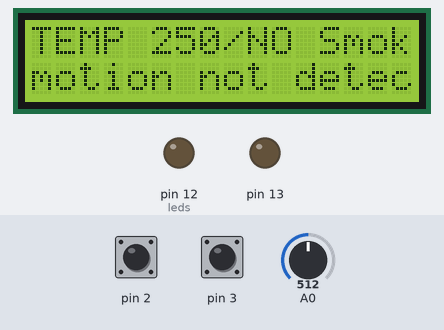
The sketch below on a simulated Arduino Uno, built with avr-gcc and run on an emulated ATmega328P. Shown: 16×2 character LCD, output pins drawn as LEDs (lit = HIGH). Inputs (shaded band) come from the test bench; at power-on: pin 2 HIGH, pin 3 HIGH, A0 = 512. The modem accepts every AT command (registered, SIM ready, sends succeed) and sends nothing else.

Above: at 17.1 s.
17.2 s: pin 2 pulled LOW for 0.15 s
At 19.4 s:
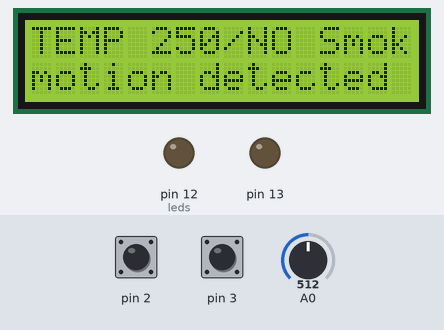
20.3 s: pin 3 pulled LOW for 3.2 s
At 22.5 s:
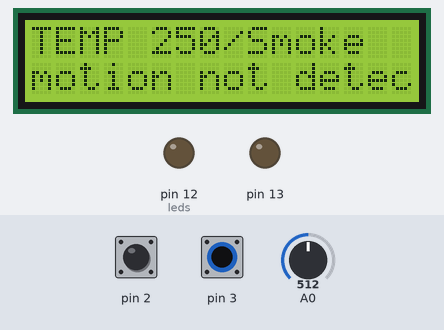
25.5 s: A0 set to 716
At 28.4 s:
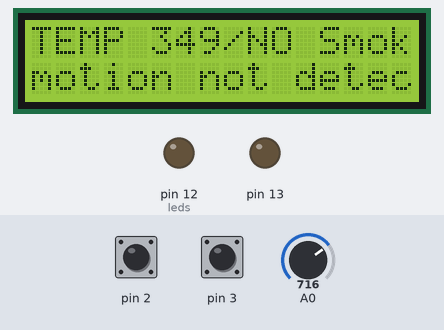
28.5 s: pin 2 pulled LOW for 1 s
At 31.0 s:
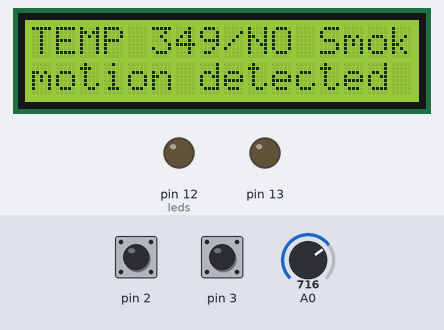
32.5 s: A0 set to 900
35.5 s: pin 3 pulled LOW for 1 s
At 36.7 s:
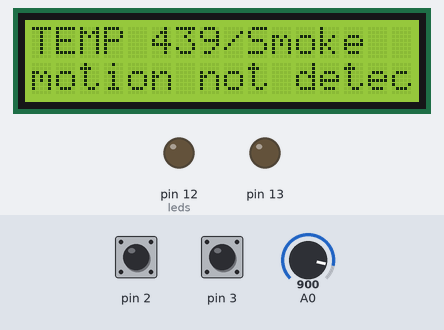
Timing chart, 0 to 38.5 s (numbered marks = the images above; inputs shaded):
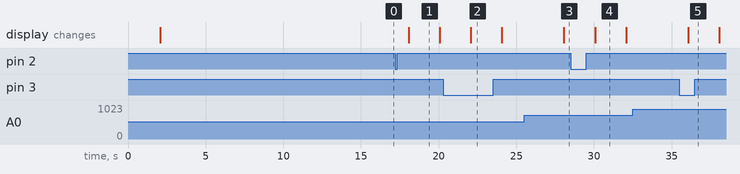

Measured:
- after the input at 17.2 s, the display: changes after 0.87 s (image 1)
- after the input at 20.3 s, the display: changes after 1.8 s (image 2)
- after the input at 25.5 s, the display: changes after 2.6 s (image 3)
- after the input at 28.5 s, the display: changes after 1.6 s (image 4)
- after the input at 32.5 s, every drawn part: stays the same
- after the input at 35.5 s, the display: changes after 0.57 s (image 5)
- what the display in image 1 shows lasts 2.0 s, from 18.1 s to 20.1 s

The sketch:

Embedded_Systems_Project.ino
```cpp
#include <LiquidCrystal.h>
#include <avr/io.h>
#include <avr/interrupt.h>
#include <SoftwareSerial.h>
#define buad 115200
SoftwareSerial ESP01(11, 10);
bool TempFlagWebPage = false;
char* LCD_INFO_PIR;
char* LCD_INFO_Smoke;
bool PIR_Flag_Detection = false;
bool Smoke_Flag_Detecton = false;
LiquidCrystal lcd(8, 9, 4, 5, 6, 7); // Initialize the library with the numbers of the interface pins


// IMPORTANT : ATMEGA328p has frequency of 16MHz resulting in clock period = 0.0625µs


void Timer0_Delay1ms() {
  //you cannot configure CTC mode using only TCCR0B because it does not contain WGM01 so we need TCCR0A.
  TCCR0A |= (1 << WGM01);  // CTC mode
  TCCR0B |= 0x03;          //64 prescale
  // 16/64 = 0.25 and 1/0.25 = 4µs and the delay is  1ms so OCR0A should contain value of ( 1 * 10^3 / 4 ) = 250 clocks
  OCR0A = 250; //count from 0 -> 250
  while ((TIFR0 & (1 << OCF0A)) == 0);
  TCCR0B = 0; //(reset control register to no clock source)
  TIFR0 = (1 << OCF0A); //timer has overflowed (compare match occured)
}

bool Timer0_Delay_ms(int ms) {
  for (int i = 0; i < ms; i++) {
    Timer0_Delay1ms();
  }
  return true;
}


void Timer1_Init_Interrupt() {
  //Set up Timer 1 to generate an interrupt every 2 seconds
  cli();       // Disable interrupt
  TCCR1A = 0;  // (reset everything "normal mode")
  TCCR1B = 0;  //(reset everyting "no clock")
  // 16/1024 = 0.015625 and 1/0.015625 = 64 and the delay is 2s so ( 2 * 10^6 / 64) = 31250 = 0x7A12 clocks
  OCR1AH = 0x7A;
  OCR1AL = 0x12;
  TCCR1B |= (1 << WGM12);               // Set Timer 1 to CTC mode
  TCCR1B |= (1 << CS12) | (1 << CS10);  // Set Timer 1 prescaler to 1024
  TIMSK1 |= (1 << OCIE1A);              // Enable Timer 1 interrupt (TIMSK1 used because it is not a external interrupt and also here OCIE1A instead of TOIE1 because of CTC mode)
  sei();                                // Enable interrupts
}

ISR(TIMER1_COMPA_vect)  // when the timer overflows and the compare match occurs do -> ...
{
  // the timer is overflowed every two seconds so the readings will be printed on the LCD every 2's
  LCD_Output(PIR_READ_LCD(), Analog_Read(0), Smoke_READ_LCD()); // (print on the LCD the read of the motion sensor, temperature sensor and smoke sensor)
  PIR_Flag_Detection = false; // reset motion sensor flag to no motion
}


char* PIR_READ_LCD() {
  if (PIR_Flag_Detection) {
    LCD_INFO_PIR = "motion detected";
  } else {
    LCD_INFO_PIR = "motion not detected";
  }
  return LCD_INFO_PIR;
}

char* Smoke_READ_LCD() {
  if (Smoke_Flag_Detecton) {
    LCD_INFO_Smoke = "Smoke";
  } else {
    LCD_INFO_Smoke = "NO Smoke";
  }
  return LCD_INFO_Smoke;
}

ISR(INT0_vect) {
  PIR_Flag_Detection = true; //INT0 is used to make interrupts using external hardware so when there is any motion the interrupt will happen and the flag will be set to true
}
ISR(INT1_vect) {
  if (Smoke_Flag_Detecton) {
    Smoke_Flag_Detecton = false;
    EICRA |= (1 << ISC11);  //Falling Edge Trigger
    EICRA &= 0xFB;          //Clear ISC10 (Setting ISC10 to 0)
  } else {
    Smoke_Flag_Detecton = true;
    EICRA |= (1 << ISC11) | (1 << ISC10); //Rising Edge Trigger
  }
}

int Analog_Read(uint8_t pin_num) {
  // FOR TEMPERATURE SENSOR
  ADMUX |= (1 << REFS0); //Vref is same as VCC
  ADCSRA |= (1 << ADPS2) | (1 << ADPS1) | (1 << ADPS0) | (1 << ADEN); //enable ADC and adjust clock Division Factor/128 to improve accuracy and improve conversion stability
  ADMUX |= pin_num; //choosing channel based on the pin_num
  ADCSRA |= (1 << ADSC); //start conversion
  while (ADCSRA & (1 << ADIF) == 0); //wait for conversion to finish
  float data = ADC;  // ADCH:ADCL
  //To convert this digital value back to voltage, you need to scale it based on the reference voltage (Vref) and the resolution of the ADC.
  data = (data * 5000 / 1024) / 10; //5000 is the Vref in mv and 1024 is the number of steps(2^10) and 10 mv is the production of the sensor for each degree of temperature
  //converts the raw ADC value (data) obtained from the temperature sensor into a temperature value
  return (int)data;
}

void INT0_PIR_init(void) {
  // Configure PD2 (INT0 pin) as input with pull-up resistor enabled
  DDRD &= ~(1 << PD2); //putting zero for the pin (zero -> input , one -> output)
  PORTD |= (1 << PD2); //Pull-Up (putting 1 for the pin to use the the internal pull up resistor)
  //AVR microcontrollers, including the ATmega series, typically have internal pull-up resistors that can be enabled via software
  //To enable the internal pull-up resistors on the ATmega microcontroller, you need to configure the corresponding pin as an input and then set the pin's corresponding bit in the PORT register to high
  EICRA |= (1 << ISC01) | (1 << ISC00);   //Configure INT0 to trigger on rising edge (like MCUCR register in lecture)
  EIMSK |= (1 << INT0);  //Enable INT0 interrupt
}

void INT1_Smoke_init(void) {
  // Configure PD3 (INT1 pin) as input with pull-up resistor enabled
  DDRD &= ~(1 << PD3); //putting zero for the pin (zero -> input , one -> output)
  PORTD |= (1 << PD3); //Pull-Up (putting 1 for the pin to use the the internal pull up resistor)
  EICRA |= (1 << ISC11);  //Configure INT1 to trigger on falling edge
  EIMSK |= (1 << INT1);  //Enable INT1 interrupt
}

void LCD_Output(char* pir, int dergree, char* smoke) {
  lcd.begin(16, 2);
  //Initializes the LCD with 16 columns and 2 rows
  lcd.setCursor(0, 0);
  lcd.print("TEMP");
  //Sets the cursor to the first column of the first row (0,0) and prints the string "TEMP".
  lcd.setCursor(5, 0);
  lcd.print(dergree);
  //Sets the cursor to the sixth column of the first row (5,0) and prints the temperature value dergree
  lcd.setCursor(8, 0);
  lcd.print("/");
  //Sets the cursor to the ninth column of the first row (8,0) and prints a "/".
  lcd.setCursor(9, 0);
  //Sets the cursor to the tenth column of the first row (9,0).
  for (int i = 0; i < strlen(smoke); i++) {
    //iterate through each character and print it
    lcd.print(smoke[i]);
  }
  lcd.setCursor(0, 1);
  for (int i = 0; i < strlen(pir); i++) {
    //iterate through each character and print it
    lcd.print(pir[i]);
  }
}

String SendComandESP(String command, int times) {
  bool time = false;
  String response = "";
  //print -> bb3t lel ESP
  ESP01.print(command); //Sends the command to the ESP module via the ESP01 object
  while (!time) { //until time becomes true, loop
    while (ESP01.available()) { //Enters a nested loop that continues as long as there are bytes available to read from the ESP module.
      //read -> b2ra menha
      char c = ESP01.read();
      response += c; //Reads each available character from the ESP module and appends it to the response string
    }
    //Serial.print(response);
    time = Timer0_Delay_ms(times);
  }
  return response;
}

void StartESP() {
  // SendComandESP("AT+RST\r\n",1000); //restart
  //SendComandESP("AT+RESTORE\r\n",10000); //reset settings
  SendComandESP("AT+UART_CUR=115200,8,1,0,0\r\n", 1000); //Purpose: Configuring the UART communication parameters such as baud rate, data bits, stop bits, etc.
  SendComandESP("AT+CWJAP=\"Mohamed1&\",\"Medo omega 6767$$\"\r\n", 5000); //Purpose: Establishing a connection to the specified Wi-Fi network.
  SendComandESP("AT+CWMODE=1\r\n", 2000); //Purpose: Setting the mode of the ESP module to operate as a Wi-Fi client (station) rather than an access point.
  SendComandESP("AT+CIFSR\r\n", 2000); //Purpose: Obtaining the IP address assigned to the ESP module after it has connected to the Wi-Fi network.
  SendComandESP("AT+CIPMUX=1\r\n", 2000); //Purpose: Configuring the ESP module to allow multiple TCP connections simultaneously.
  SendComandESP("AT+CIPSERVER=1,80\r\n", 2000); // Setting up the ESP module to listen for incoming TCP connections on port 80, typically used for HTTP communication.
}

void Wifi_Send() {
  if (ESP01.available()) {
    //This line searches for the occurrence of the "+IPD," string in the incoming data. This string indicates the start of incoming data over the network connection.
    if (ESP01.find("+IPD,")) {
      Timer0_Delay_ms(500);
      ESP01.read(); //-48 converts the ASCII character representing the connection ID to its numeric value.
      int connectionId = ESP01.read() - 48;
      // Read the request
      String request = "";
      while (ESP01.available()) {
        char c = ESP01.read();
        request += c;
        //The request is typically an HTTP GET request sent by a client, containing instructions or commands.
      }
      Serial.println(request);
      // Check if the request is for LED control
      if (request.indexOf("led1_on") != -1) {
        PORTB |= (1 << PC1);
      } else if (request.indexOf("led1_off") != -1) {
        PORTB &= ~(1 << PC1);
      } else if (request.indexOf("led2_on") != -1) {
        PORTB |= (1 << PB5);
      } else if (request.indexOf("led2_off") != -1) {
        PORTB &= ~(1 << PB5);
      }
      if (Analog_Read(0) > 30) {
        TempFlagWebPage = true;
      } else {
        TempFlagWebPage = false;
      }
      String response = "HTTP/1.1 200 OK\r\n";
      response += "Content-Type: text/html\r\n\r\n"; //btghz el response
      response += "<html><head><title>LED Control</title></head><body><h1>Control the LEDs</h1><button onclick=\"sendCommand('led1_on')\">LED 1 On</button><button onclick=\"sendCommand('led1_off')\">LED 1 Off</button><br><br><button onclick=\"sendCommand('led2_on')\">LED 2 On</button><button onclick=\"sendCommand('led2_off')\">LED 2 Off</button><script>function sendCommand(command) {var xhttp = new XMLHttpRequest();xhttp.open('GET', '/'+command, true);xhttp.send();}</script></body></html>";
       if (TempFlagWebPage) {
        response += "<p>Temperature Warning!</p>"; //check if temperature is above 30C and send a warning is so
      }
      if (Smoke_Flag_Detecton) {
        response += "<p>Smoke Warning!</p>";  // Check smoke flag and add warning message if necessary
      }
      String cipSend = "AT+CIPSEND=";
      cipSend += connectionId;
      cipSend += ",";
      cipSend += response.length();
      cipSend += "\r\n";
      SendComandESP(cipSend, 500); //constructs a command (cipSend) to instruct the ESP module to start sending data to a specific connection ID.
      ESP01.print(response); //This line sends the HTTP response to the client via the ESP module
      Timer0_Delay_ms(500);
      String closeCommand = "AT+CIPCLOSE=";
      closeCommand += connectionId;
      closeCommand += "\r\n";
      SendComandESP(closeCommand, 1000); //constructs a command (closeCommand) to close the TCP/IP connection with the client.
    }
  }
}
void setup() {
  DDRB |= (1 << PB4) | (1 << PB5); // leds output
  Timer1_Init_Interrupt();  // Initialize LCD event
  Serial.begin(buad);
  ESP01.begin(buad);
  Timer0_Delay_ms(1000); //delay one second before starting the ESP
  StartESP();
  INT0_PIR_init();    // Initialize INT0 (PIR)
  INT1_Smoke_init();  // Initialize INT1 (Smoke)
}

void loop() {
  Wifi_Send();
}
```
